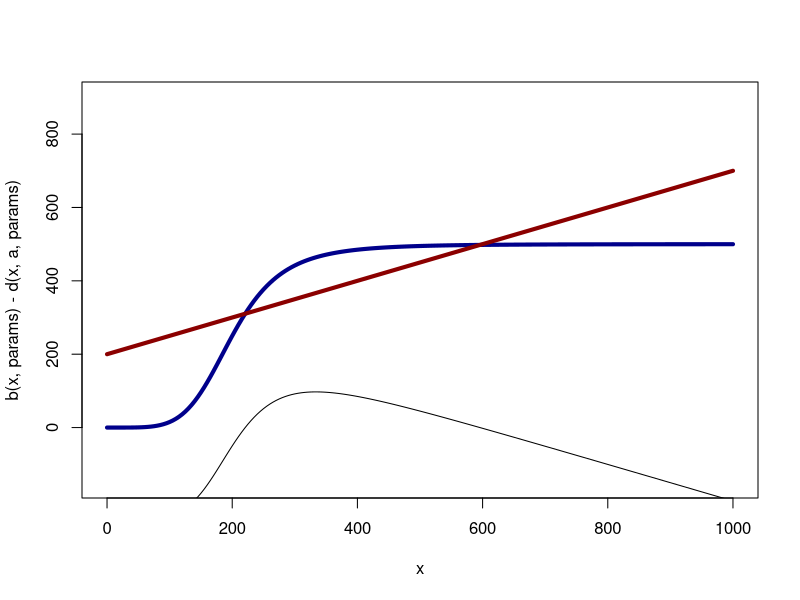
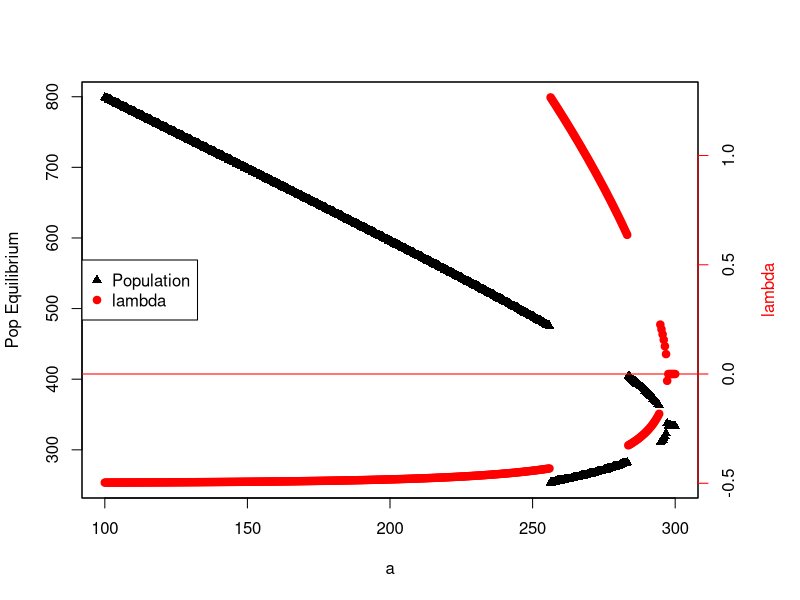
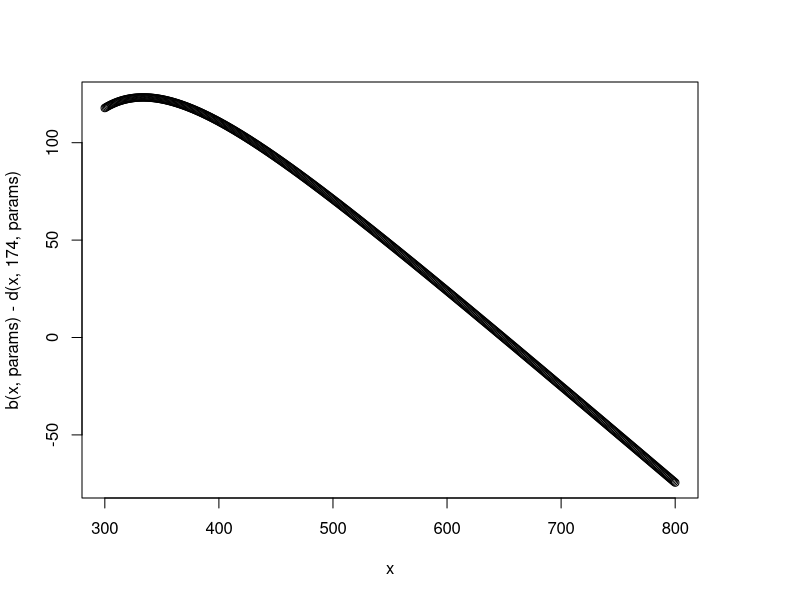

Generate these figures, in order, with R: (Note: this script raises an error after producing the figures.)
# saddle_analytics.R
params <- c(K=1000, e=.5, h=200)
p <- 5
b <- function(x, params){ params["e"]*params["K"]*x^p/(x^p+params["h"]^p) }
d <- function(x, a, params){ params["e"]*x+a}

lambda <- function(x, a, params){ p*params["e"]*params["K"]*x^(p-1)/(x^p+params["h"]^p) - p*params["e"]*params["K"]*x^(2*p-1)/(x^p+params["h"]^p)^2-params["e"] }


x <- seq(0, 1000, by=5)
a<- 200
plot(x, b(x,params)-d(x,a, params), type="l", ylim=c(-150, 900))
lines(x, b(x,params), lwd=4, lty=1, col="darkblue")
lines(x, d(x,a, params), lwd=4, lty=1, col="darkred")


xhat <- function(a){
	F <- function(x, a, params){abs(b(x, params) - d(x, a, params)) } 
	nlm(F, 1000, a, params)$estimate
}

a <- seq(100, 300, length=500)
X <- sapply(a, xhat)

par(mar=c(5,4,4,5)+.1)
plot(a, X, xlab="a", ylab="Pop Equilibrium", pch=17)
par(new=TRUE)
plot(a, lambda(X, a, params), xlab="", ylab="", pch=19, xaxt="n", yaxt="n", col="red")
axis(4, col="red", col.ticks="red")
mtext("lambda", side=4, line=3, col="red")
legend("left",col=c("black","red"),pch=c(17,19),legend=c("Population","lambda"))
abline(h=0, col="red")






x <- 300:800
plot(x, b(x,params)-d(x,174,params) )


xhat_uni <- function(a){ 
	f <- function(x){ b(x, params) - d(x, a, params) }
	uniroot(f, c(200, 1000))$root
}
xhat_uni(100)
plot(a, xhat_uni(a))


